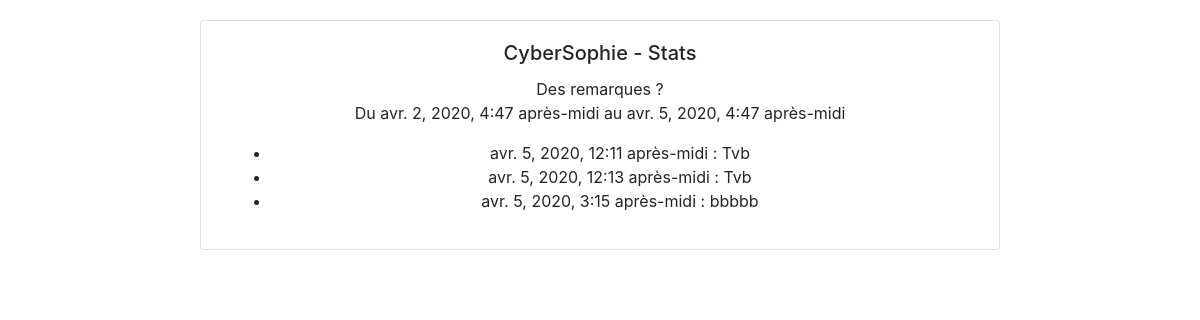
Before: /stats/3/3 (signed in) with the older database file.
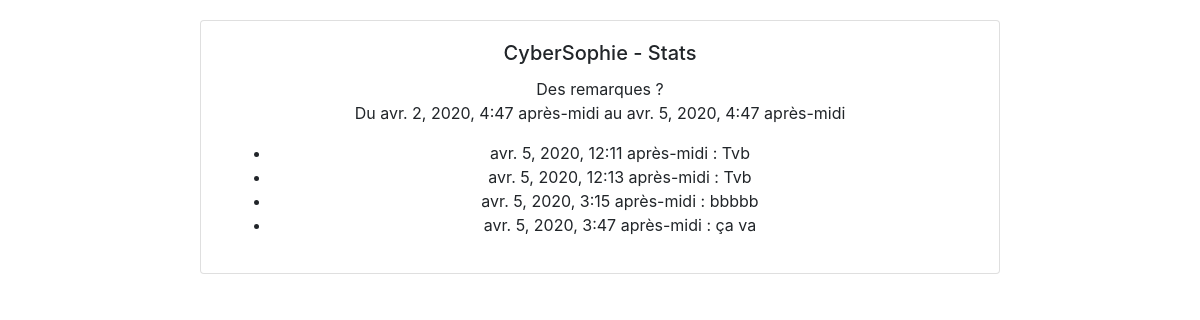
After: the same page with the newer database file.
### app/models.py (models this page shows)
class Reponse(models.Model):
    question = models.ForeignKey('Question', on_delete=models.CASCADE)
    valeur = models.CharField(max_length=1000)
    date = models.DateTimeField(default=timezone.now, verbose_name="Date de la réponse")
    ip = models.CharField(max_length=30, default="")

### app/views.py (the view)
# urls.py: path('stats/<int:q>/<int:delta>', stats)
def stats(request, q, delta):
    if not request.user.is_authenticated:
        return Http404("Not found")
    labels = []
    data = []
    question_id = q
    start_date = timezone.now() - timezone.timedelta(days=delta)
    end_date = timezone.now()
    question = Question.objects.get(id=question_id)
    if not question.isLibre:
        responses = Reponse.objects.filter(question=question, date__lt=end_date, date__gt=start_date)
        choix = Choix.objects.filter(question=question)
        sum = {}
        for c in choix:
            sum[c.id] = 0
            labels.append(c.valeur)
        for r in responses:
            sum[int(r.valeur)] += 1
        for k, v in sum.items():
            data.append(v)
        return render(request, 'app/stats.html', {
            'start_date': start_date,
            'end_date': end_date,
            'question': question,
            'labels': labels,
            'data': data,
        })
    else:
        responses = Reponse.objects.filter(question=question, date__lt=end_date, date__gt=start_date)
        return render(request, 'app/stats.html', {
            'start_date': start_date,
            'end_date': end_date,
            'question': question,
            'reponses': responses,
        })

### app/templates/app/stats.html (shortened to what this page needs)
<!DOCTYPE html>
<html lang="en">
<head>
    <link href="https://stackpath.bootstrapcdn.com/bootstrap/4.4.1/css/bootstrap.min.css" rel="stylesheet">
</head>
<body>
<center>
<div id="container" style="width: 75%;">
    <div class="card" style="width: 50rem;margin-top:20px">
      <div class="card-body">
        <h5 class="card-title">CyberSophie - Stats</h5>
        <p class="card-text">{{ question.enonce }}
       <br/>Du {{ start_date }} au {{ end_date }}</p>
        <div style="margin:10px 10px 10px 10px">
    {% if reponses %}
        <ul>
        {% for reponse in reponses %}
            <li>{{ reponse.date }} : {{ reponse.valeur }}</li>
        {% endfor %}
        </ul>
{% endif %}
    </div>
      </div>
    </div>
</div>
</center>
</body>
</html>

Changed rows visible on the page:
added Reponse: date "avr. 5, 2020, 3:47 après-midi", valeur "ça va"
